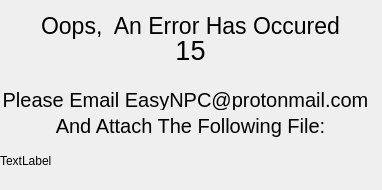
<?xml version="1.0" encoding="UTF-8"?>
<ui version="4.0">
 <class>CodedError</class>
 <widget class="QDialog" name="CodedError">
  <property name="geometry">
   <rect>
    <x>0</x>
    <y>0</y>
    <width>382</width>
    <height>190</height>
   </rect>
  </property>
  <property name="windowTitle">
   <string>Error Report</string>
  </property>
  <widget class="QLabel" name="Code">
   <property name="geometry">
    <rect>
     <x>110</x>
     <y>40</y>
     <width>161</width>
     <height>21</height>
    </rect>
   </property>
   <property name="font">
    <font>
     <pointsize>20</pointsize>
    </font>
   </property>
   <property name="text">
    <string>15</string>
   </property>
   <property name="alignment">
    <set>Qt::AlignCenter</set>
   </property>
  </widget>
  <widget class="QLabel" name="label_3">
   <property name="geometry">
    <rect>
     <x>40</x>
     <y>110</y>
     <width>301</width>
     <height>31</height>
    </rect>
   </property>
   <property name="font">
    <font>
     <pointsize>15</pointsize>
    </font>
   </property>
   <property name="text">
    <string>And Attach The Following File:</string>
   </property>
   <property name="alignment">
    <set>Qt::AlignCenter</set>
   </property>
  </widget>
  <widget class="QLabel" name="LogLabel">
   <property name="geometry">
    <rect>
     <x>0</x>
     <y>140</y>
     <width>301</width>
     <height>41</height>
    </rect>
   </property>
   <property name="text">
    <string>TextLabel</string>
   </property>
   <property name="wordWrap">
    <bool>true</bool>
   </property>
  </widget>
  <widget class="QLabel" name="TopLabel">
   <property name="geometry">
    <rect>
     <x>40</x>
     <y>10</y>
     <width>301</width>
     <height>31</height>
    </rect>
   </property>
   <property name="font">
    <font>
     <pointsize>17</pointsize>
    </font>
   </property>
   <property name="text">
    <string>Oops,  An Error Has Occured</string>
   </property>
   <property name="alignment">
    <set>Qt::AlignCenter</set>
   </property>
  </widget>
  <widget class="QLabel" name="label_2">
   <property name="geometry">
    <rect>
     <x>0</x>
     <y>90</y>
     <width>371</width>
     <height>20</height>
    </rect>
   </property>
   <property name="font">
    <font>
     <pointsize>15</pointsize>
    </font>
   </property>
   <property name="text">
    <string>Please Email EasyNPC@protonmail.com</string>
   </property>
   <property name="alignment">
    <set>Qt::AlignCenter</set>
   </property>
  </widget>
 </widget>
 <resources/>
 <connections/>
</ui>
